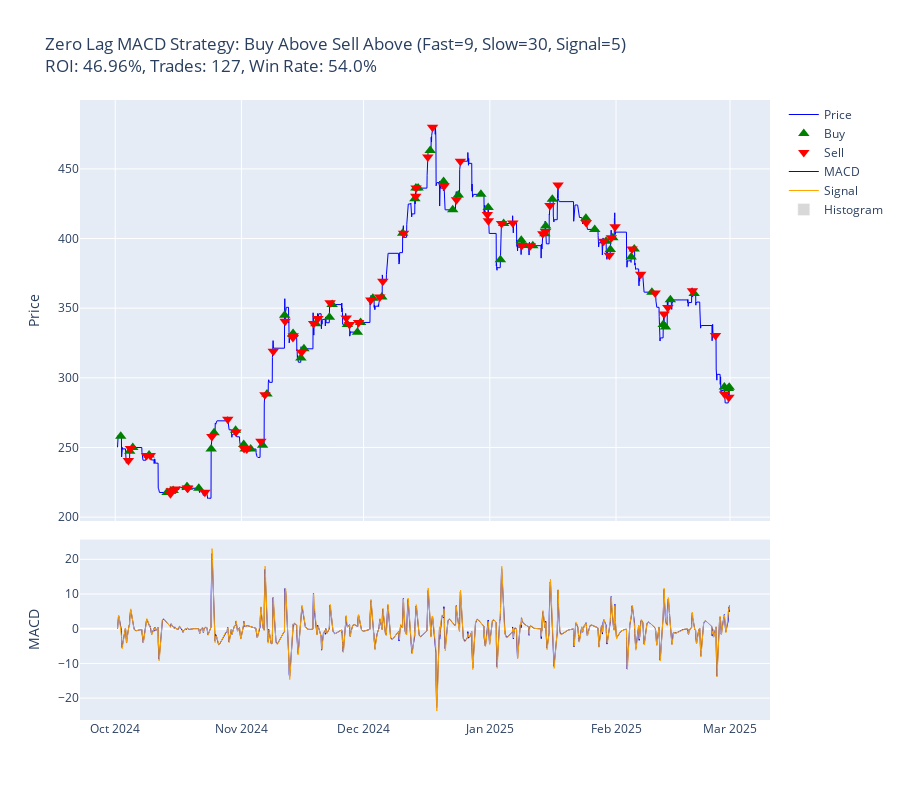

Notebook source saved alongside this figure:
### Markdown cell above
This cell demonstrates a complete workflow for backtesting and optimizing Zero-Lag MACD trading strategies on historical stock data. It fetches price data for a specified ticker and period, defines a set of MACD-based trading strategies, and runs parameter optimization to find the best MACD settings (fast, slow, and signal lengths) for each strategy. After optimization, it prints a summary of the best parameters for each strategy, compares the optimized strategy returns to a simple buy-and-hold approach, and displays a table comparing the performance metrics (ROI, trades, win rate, etc.) of all strategies. 
This enables systematic evaluation and selection of the most effective MACD trading strategy for the chosen stock and timeframe.

### Code cell
# Define ticker and time period
ticker = "TSLA"
start_date = "2024-10-01"
end_date = "2025-03-01"
interval = "1h"  # "1d", "1h", etc.

# Fetch stock data
df = fetch_stock_data(ticker, start_date, end_date, interval)

# Define strategies to test
strategies = [
    "Buy Above Sell Above",
    "Buy Below Sell Above",
    "Buy Above Sell Below", 
    "Buy Below Sell Below",
    "Histogram Trend Reversal"
]

# Run optimization with parameter range
optimized_results = run_optimized_strategies(
    df, 
    strategies, 
    param_range=(5, 30),
    transaction_fee=0.01,  
)

# Display summary of best parameters found for each strategy
print("\nSummary of Best Parameters:")
for strategy, params in optimized_results['parameters'].items():
    print(f"{strategy}: Fast={params['fast_length']}, Slow={params['slow_length']}, Signal={params['signal_length']}")

# Compare to buy and hold strategy
buy_and_hold_return = ((df['Close'].iloc[-1] - df['Close'].iloc[0]) / df['Close'].iloc[0]) * 100
print(f"\nBuy and Hold Return: {buy_and_hold_return:.2f}%")

# Display the metrics comparison table again
if not optimized_results['metrics'].empty:
    print("\nStrategy Performance Comparison:")
    print(optimized_results['metrics'].set_index('Strategy').sort_values('ROI (%)', ascending=False).round(2))

### Figure 1 — Plotly figure (JSON) as saved in the notebook; plotly's stock layout.template omitted (floating-point values rounded to 4 significant figures; data arrays with more than 128 entries replaced by an {"elided": "..."} marker saying what was removed)
{"data": [{"line": {"color": "blue", "width": 1}, "name": "Price", "type": "scatter", "x": {"elided": "3608 str values"}, "xaxis": "x", "y": {"elided": "3608 float values"}, "yaxis": "y"}, {"hovertemplate": "Buy: %{y:.2f}<br>Date: %{x}<extra></extra>", "marker": {"color": "green", "size": 10, "symbol": "triangle-up"}, "mode": "markers", "name": "Buy", "type": "scatter", "x": ["2024-10-02T08:30:00+00:00", "2024-10-04T13:30:00+00:00", "2024-10-05T07:30:00+00:00", "2024-10-09T07:30:00+00:00", "2024-10-13T17:30:00+00:00", "2024-10-14T14:30:00+00:00", "2024-10-15T05:30:00+00:00", "2024-10-18T14:30:00+00:00", "2024-10-18T17:30:00+00:00", "2024-10-21T12:30:00+00:00", "2024-10-24T13:30:00+00:00", "2024-10-25T06:30:00+00:00", "2024-10-30T13:30:00+00:00", "2024-11-01T13:30:00+00:00", "2024-11-01T21:30:00+00:00", "2024-11-03T06:30:00+00:00", "2024-11-06T04:30:00+00:00", "2024-11-07T06:30:00+00:00", "2024-11-11T14:30:00+00:00", "2024-11-13T14:30:00+00:00", "2024-11-13T16:30:00+00:00", "2024-11-15T14:30:00+00:00", "2024-11-16T08:30:00+00:00", "2024-11-19T06:30:00+00:00", "2024-11-22T14:30:00+00:00", "2024-11-23T06:30:00+00:00", "2024-11-27T00:30:00+00:00", "2024-11-29T11:30:00+00:00", "2024-11-30T06:30:00+00:00", "2024-12-03T06:30:00+00:00", "2024-12-05T11:30:00+00:00", "2024-12-10T14:30:00+00:00", "2024-12-13T14:30:00+00:00", "2024-12-13T20:30:00+00:00", "2024-12-14T09:30:00+00:00", "2024-12-17T08:30:00+00:00", "2024-12-20T15:30:00+00:00", "2024-12-22T21:30:00+00:00", "2024-12-24T06:30:00+00:00", "2024-12-29T19:30:00+00:00", "2024-12-31T14:30:00+00:00", "2025-01-03T14:30:00+00:00", "2025-01-04T09:30:00+00:00", "2025-01-08T17:30:00+00:00", "2025-01-09T05:30:00+00:00", "2025-01-11T13:30:00+00:00", "2025-01-14T12:30:00+00:00", "2025-01-14T17:30:00+00:00", "2025-01-16T08:30:00+00:00", "2025-01-24T14:30:00+00:00", "2025-01-26T18:30:00+00:00", "2025-01-29T13:30:00+00:00", "2025-01-30T14:30:00+00:00", "2025-01-31T05:30:00+00:00", "2025-02-04T17:30:00+00:00", "2025-02-05T11:30:00+00:00", "2025-02-09T19:30:00+00:00", "2025-02-12T14:30:00+00:00", "2025-02-13T03:30:00+00:00", "2025-02-14T08:30:00+00:00", "2025-02-20T04:30:00+00:00", "2025-02-27T14:30:00+00:00", "2025-02-28T14:30:00+00:00", "2025-02-28T19:30:00+00:00"], "xaxis": "x", "y": [258.0, 247.2, 250.0, 244.6, 217.7, 218.5, 219.2, 221.9, 221.4, 220.7, 248.9, 260.5, 262.4, 252.1, 248.9, 248.9, 251.5, 288.5, 344.9, 331.0, 331.8, 314.3, 320.8, 338.9, 343.4, 352.6, 338.2, 332.8, 339.8, 357.1, 357.9, 403.7, 428.5, 436.2, 436.2, 463.2, 440.9, 420.6, 431.2, 431.7, 422.3, 384.8, 410.8, 398.7, 395, 394.9, 403.4, 409.0, 428.2, 414.5, 406.5, 398.1, 392.1, 400.5, 386.8, 392.4, 361.5, 338.3, 336.5, 356.0, 360.6, 293.4, 292.4, 293.3], "yaxis": "y"}, {"hovertemplate": "Sell: %{y:.2f}<br>Date: %{x}<extra></extra>", "marker": {"color": "red", "size": 10, "symbol": "triangle-down"}, "mode": "markers", "name": "Sell", "type": "scatter", "x": ["2024-10-04T05:30:00+00:00", "2024-10-04T17:30:00+00:00", "2024-10-08T16:30:00+00:00", "2024-10-09T14:30:00+00:00", "2024-10-14T13:30:00+00:00", "2024-10-14T18:30:00+00:00", "2024-10-15T17:30:00+00:00", "2024-10-18T16:30:00+00:00", "2024-10-18T19:30:00+00:00", "2024-10-23T00:30:00+00:00", "2024-10-24T17:30:00+00:00", "2024-10-28T15:30:00+00:00", "2024-10-30T15:30:00+00:00", "2024-11-01T15:30:00+00:00", "2024-11-02T07:30:00+00:00", "2024-11-05T18:30:00+00:00", "2024-11-06T18:30:00+00:00", "2024-11-08T19:30:00+00:00", "2024-11-11T17:30:00+00:00", "2024-11-13T15:30:00+00:00", "2024-11-13T17:30:00+00:00", "2024-11-15T18:30:00+00:00", "2024-11-18T17:30:00+00:00", "2024-11-19T18:30:00+00:00", "2024-11-22T18:30:00+00:00", "2024-11-26T17:30:00+00:00", "2024-11-27T12:30:00+00:00", "2024-11-29T18:30:00+00:00", "2024-12-02T18:30:00+00:00", "2024-12-04T23:30:00+00:00", "2024-12-05T17:30:00+00:00", "2024-12-10T19:30:00+00:00", "2024-12-13T19:30:00+00:00", "2024-12-13T21:30:00+00:00", "2024-12-16T18:30:00+00:00", "2024-12-17T22:30:00+00:00", "2024-12-20T18:30:00+00:00", "2024-12-23T19:30:00+00:00", "2024-12-24T18:30:00+00:00", "2024-12-31T09:30:00+00:00", "2024-12-31T15:30:00+00:00", "2025-01-03T21:30:00+00:00", "2025-01-06T15:30:00+00:00", "2025-01-08T20:30:00+00:00", "2025-01-10T22:30:00+00:00", "2025-01-14T00:30:00+00:00", "2025-01-14T16:30:00+00:00", "2025-01-15T18:30:00+00:00", "2025-01-17T18:30:00+00:00", "2025-01-24T16:30:00+00:00", "2025-01-28T22:30:00+00:00", "2025-01-30T08:30:00+00:00", "2025-01-30T20:30:00+00:00", "2025-01-31T18:30:00+00:00", "2025-02-04T22:30:00+00:00", "2025-02-07T01:30:00+00:00", "2025-02-10T14:30:00+00:00", "2025-02-12T19:30:00+00:00", "2025-02-13T17:30:00+00:00", "2025-02-19T18:30:00+00:00", "2025-02-25T10:30:00+00:00", "2025-02-27T15:30:00+00:00", "2025-02-28T17:30:00+00:00"], "xaxis": "x", "y": [240.7, 249.2, 244.3, 244.3, 216.8, 219.0, 220.2, 220.9, 220.7, 217.9, 257.9, 270.2, 261.0, 249.2, 248.9, 254.4, 287.8, 319.0, 340.6, 328.9, 330.3, 318.4, 338.9, 342.7, 353.9, 342.9, 338.2, 339.8, 355.9, 357.9, 369.3, 403.8, 430.4, 436.2, 458.5, 479.9, 437.8, 427.8, 455.5, 417.3, 412.8, 410.8, 411.1, 395, 394.9, 403.4, 405.1, 423.8, 438.4, 411.4, 398.1, 388.0, 400.5, 408.5, 392.4, 374.3, 360.9, 345.8, 350.4, 362.6, 330.4, 288.4, 286.1], "yaxis": "y"}, {"line": {"color": "blue", "width": 1}, "name": "MACD", "type": "scatter", "x": {"elided": "3608 str values"}, "xaxis": "x2", "y": {"elided": "3608 float values"}, "yaxis": "y2"}, {"line": {"color": "orange", "width": 1}, "name": "Signal", "type": "scatter", "x": {"elided": "3608 str values"}, "xaxis": "x2", "y": {"elided": "3608 float values"}, "yaxis": "y2"}, {"marker": {"color": "gray"}, "name": "Histogram", "opacity": 0.3, "type": "bar", "x": {"elided": "3608 str values"}, "xaxis": "x2", "y": {"elided": "3608 float values"}, "yaxis": "y2"}], "layout": {"height": 800, "showlegend": true, "title": {"text": "Zero Lag MACD Strategy: Buy Above Sell Above (Fast=9, Slow=30, Signal=5)<br>ROI: 46.96%, Trades: 127, Win Rate: 54.0%"}, "xaxis": {"anchor": "y", "domain": [0, 1], "matches": "x2", "rangeslider": {"visible": false}, "showticklabels": false}, "xaxis2": {"anchor": "y2", "domain": [0, 1]}, "yaxis": {"anchor": "x", "domain": [0.321, 1.0], "title": {"text": "Price"}}, "yaxis2": {"anchor": "x2", "domain": [0, 0.291], "title": {"text": "MACD"}}}}
